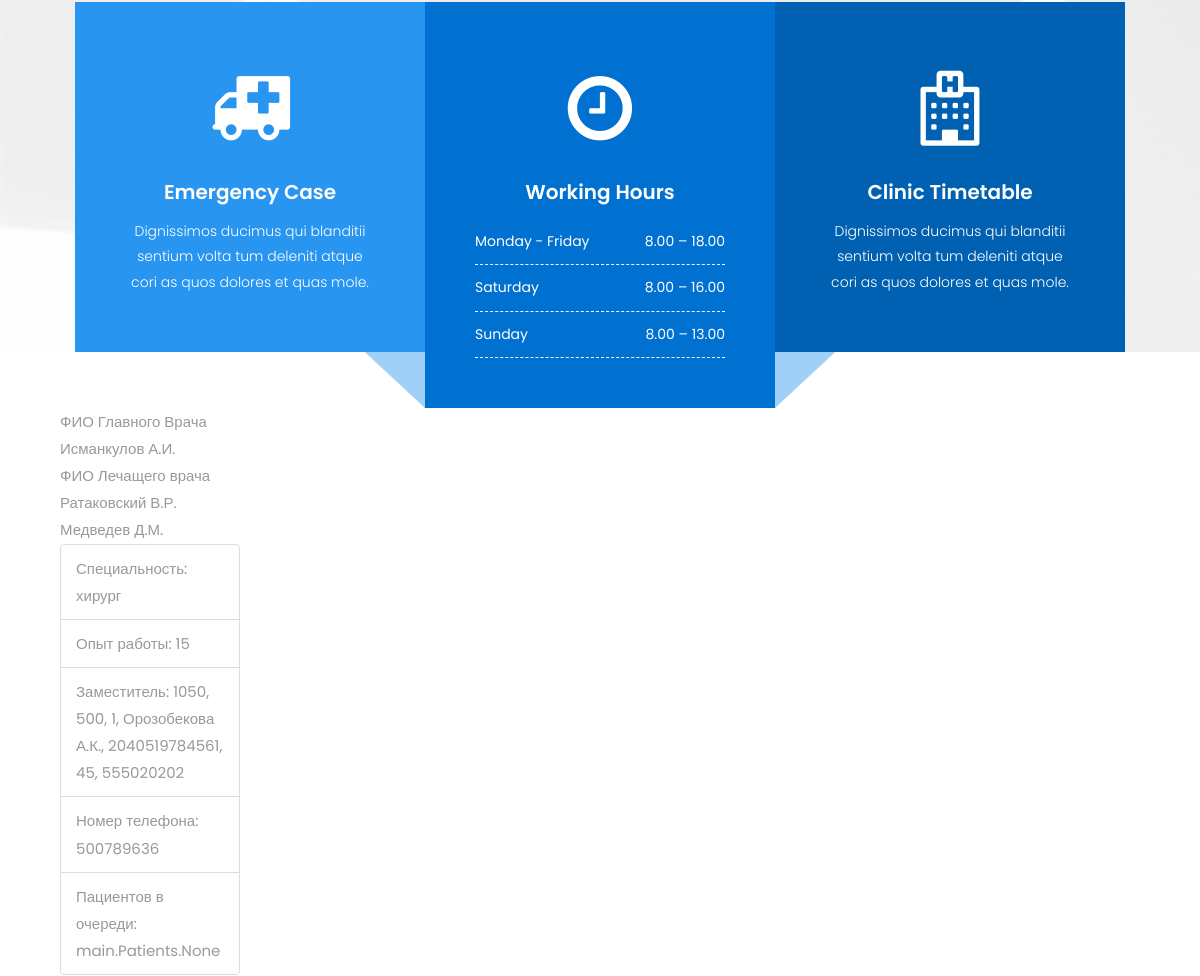
/ (middle part), run on an earlier commit of the app's database.
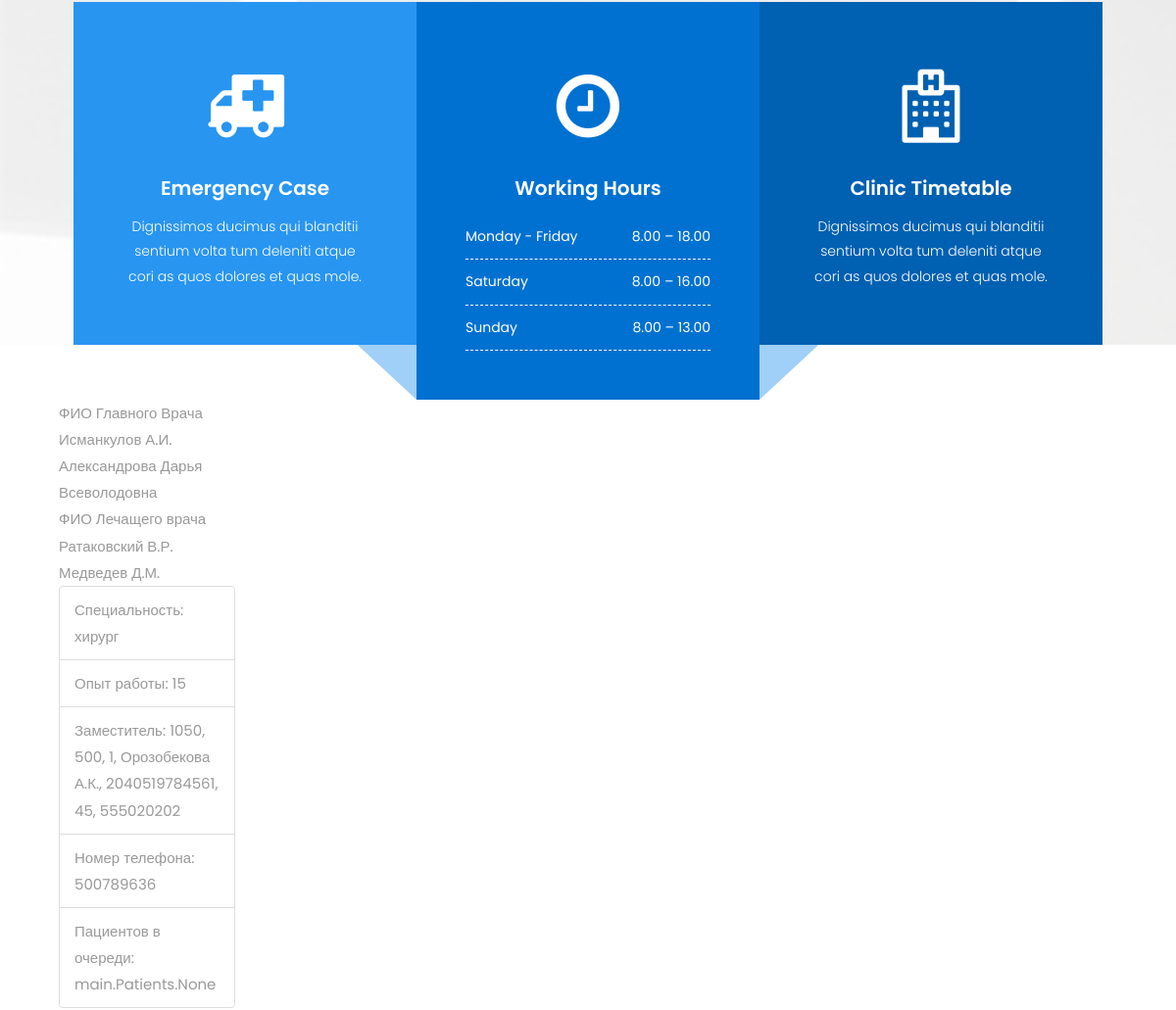
And on a later commit of the database.
### main/models.py (models this page shows, shortened)
class Chief_Physician(models.Model):
    okpo = models.ForeignKey('Hospital', on_delete=models.CASCADE, verbose_name='ОКПО')
    name = models.CharField(max_length=200, verbose_name='Ф.И.О.')
    pin_passport = models.CharField(max_length=14, verbose_name='ПИН-КОД паспорта')
    age = models.IntegerField(verbose_name='Возраст')
    work_experience = models.IntegerField(verbose_name='Стаж работы')
    phone_number = models.CharField(max_length=200, verbose_name='Номер телефона')
    therapist = models.ManyToManyField('Therapist', verbose_name='Лечащий врач')
    class Meta:
        verbose_name = 'Главный врач'
        verbose_name_plural = 'Главные врачи'

class Therapist(models.Model):
    okpo = models.ForeignKey('Hospital', on_delete=models.CASCADE, verbose_name='ОКПО')
    direction = models.DateTimeField(max_length=200, verbose_name='Направление')
    therapist_surgeon = CustomBooleanField(default=True, verbose_name='Терапевт')
    name = models.CharField(max_length=200, verbose_name='Ф.И.О.')
    pin_passport = models.CharField(max_length=14, verbose_name='ПИН-КОД паспорта')
    age = models.IntegerField(verbose_name='Возраст')
    work_experience = models.IntegerField(verbose_name='Стаж работы')
    phone_number = models.CharField(max_length=200, verbose_name='Номер телефона')
    nurse = models.OneToOneField('Nurse', verbose_name='Медсестра', on_delete=models.CASCADE,
        primary_key=True)
    patients = models.ManyToManyField('Patients', verbose_name='Пациенты')
    class Meta:
        verbose_name = 'Лечащий врач'
        verbose_name_plural = 'Лечащие врачи'

class Nurse(models.Model):
    okpo = models.ForeignKey('Hospital', on_delete=models.CASCADE, verbose_name='ОКПО')
    name = models.CharField(max_length=200, verbose_name='Ф.И.О.')
    pin_passport = models.CharField(max_length=14, verbose_name='ПИН-КОД паспорта')
    age = models.IntegerField(verbose_name='Возраст')
    phone_number = models.CharField(max_length=200, verbose_name='Номер телефона')
    patients = models.ForeignKey('Patients', verbose_name='Пациенты', on_delete=models.CASCADE)
    class Meta:
        verbose_name = 'Медсестра'
        verbose_name_plural = 'Медсестры'
    def __str__(self):
        return f'{self.okpo}, {self.name}, \
            {self.pin_passport}, {self.age}, {self.phone_number}'

class Hospital(models.Model):
    okpo = models.ForeignKey('Okpo', on_delete=models.CASCADE, verbose_name='ОКПО')
    employees = models.CharField(max_length=100, verbose_name='Сотрудники')
    public_private = CustomBooleanField(default=True, verbose_name='Государственная')
    class Meta:
        verbose_name = 'Больница'
        verbose_name_plural = 'Больницы'
    def __str__(self):
        return f'{self.okpo}, {self.employees}, {self.public_private}'

class Okpo(models.Model):
    okpo = models.IntegerField(unique=True, db_index=True, verbose_name='ОКПО')
    def __str__(self):
        return f'{self.okpo}'

### main/views.py (the view)
# urls.py: path('', show_hospital, name='show_hospital'),
def show_hospital(request):
    hospital = Hospital.objects.all()
    c_physician = Chief_Physician.objects.all()
    therapist = Therapist.objects.all()
    nurse = Nurse.objects.all()
    patients = Patients.objects.all()
    return render(request, 'main/show_hospital.html', {'hospital':hospital,'c_physician':c_physician,'therapist':therapist, 'nurse':nurse, 'patients':patients})

### main/models.py (called while the page is built)
    def from_db_value(self, value, expression, connection):
        if value is None:
            return value
        return int(value) # return 0/1

### main/templates/main/show_hospital.html (shortened to what this page needs)
{% extends 'main/base.html' %}
{% load static %}
{% block content %}
   <div class="container">
<div class="row">
<div class="col-4">
<div class="card m-2" style="width: 18rem;">
<div class="card-header">
ФИО Главного Врача
   {%for c in c_physician%}
   <br>{{c.name}}
   {%endfor%}
<br>
ФИО Лечащего врача
   {%for c in therapist%}
   <br>{{c.name}}
   {%endfor%}
<ul class="list-group list-group-flush">
   {%for i in therapist%}
   {% if therapist.therapist_surgeon == 1 %}
<li class="list-group-item">Специальность: терапевт</li>
   {% else %}
   <li class="list-group-item">Специальность: хирург</li>
      {% endif %}
<li class="list-group-item">Опыт работы: {{i.work_experience}}</li>
<li class="list-group-item">Заместитель: {{i.nurse}}</li>
<li class="list-group-item">Номер телефона: {{ i.phone_number}}</li>
<li class="list-group-item">Пациентов в очереди: {{i.patients}}</li>
</ul>
   {% endfor%}
</div>
</div>
{% endblock %}

What changed in the data, as far as the page shows it:
added Chief_Physician: name "Александрова Дарья Всеволодовна"
